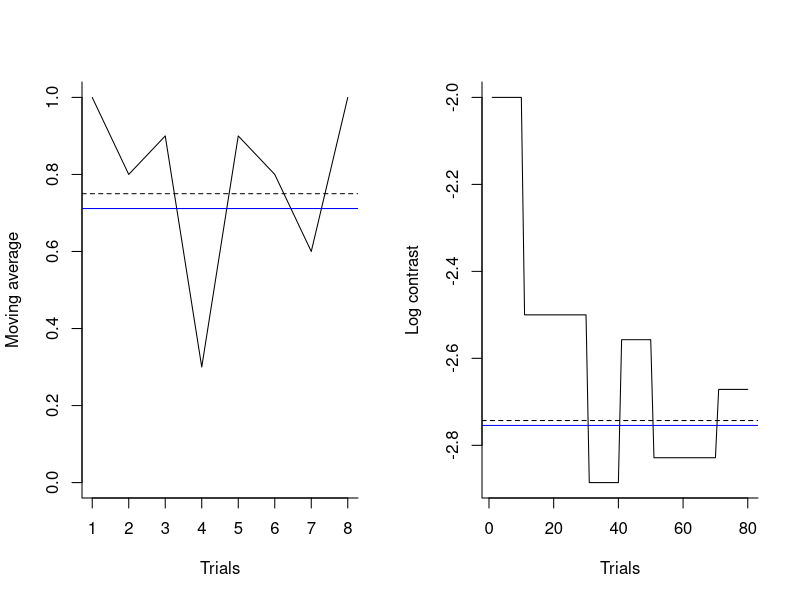

This chart was generated by the following R code:
#-------------------------------------------#
# Development of a stair-case algorithm for #
# the gabor priming task                    #
# Kevin Potter                              #
#-------------------------------------------#

runCode = c( F, T, F )

### Generative model ###

# A mixture model combining a piece-wise logistic function that 
# truncates at 50% accuracy with a 10% chance of a pure guessing 
# response

alpha = 7; beta = 2.9; lambda = .1

f_theta = function(x,alpha,beta) {
	
	z = alpha*(x + beta)
	theta = 1/( 1 + exp( -z ) )
	theta[ theta < .5 ] = .5
	
	return( theta )
}

g_theta = function( theta, alpha, beta ) {
	
	if ( theta == .5 ) {
		x = -beta
	} else {
		x = log( theta/(1-theta) )/alpha - beta
	}
	
	return( x )
}

### Visual example of model ###

if ( runCode[1] ) {
	
	N = 36
	x = seq( -3, -2, length = 100 )
	p_correct = f_theta( x, alpha, beta )
	
	like = p_correct*(1-lambda) + .5*lambda
	
	x11();
	plot( x, like, type = 'l', ylim = c(0,1), bty = 'l', 
				xlab = 'Log contrast', ylab = 'P(Correct)' )
	abline( h = c(.5,.9), lty = 2 )
	
}

### An example of the stair-case method ###

# Define parameters
crit = .75 # Desired level of accuracy
N_width = 10 # Width of interval for moving average
N_int = 8 # Number of intervals to assess
N_total = N_int * N_width # Total number of trials

# Define window within which no changes should occur
stable_win = qbinom( c(.25,.75), N_width, crit )/N_width

# Initial starting value for log of target contrast
x_cur = -2
# Size of change to log of target contrast during each interval
x_change = seq( .5, .1, length = N_int)

# Define the stair-case algorithm
staircase_algorithm = function( y, x_cur, x_change, 
																interval, stable_win, N_width ) {
	
	# Set window for moving average
	interval[1:(N_width-1)] = interval[2:N_width]
	interval[N_width] = y
	
	est_ac = NULL
	if ( cnt == N_width ) {
		
		est_ac = mean( interval )
		
		if (est_ac < stable_win[1] ) {
			x_cur = x_cur + x_change
		}
		if (est_ac > stable_win[2]) {
			x_cur = x_cur - x_change
		}
		cnt = 1;
	} else {
		cnt = cnt + 1;
	}
	
	return( list( 
		est_ac = est_ac,
		x_cur = x_cur,
		cnt = cnt,
		interval = interval ) )
}


if ( runCode[2] ) {
	
	theta = rep( NA, N_total )
	interval = rep( NA, N_width )
	mv_avg = rep( NA, N_int )
	all_x = rep( NA, N_total )
	cnt = 1;
	inc = 1;
	y = rep( NA, N_total )
	
	# Loop through trials
	for (n in 1:N_total) {
		
		# Save current log contrast value
		all_x[n] = x_cur
		
		# True probability
		theta[n] = f_theta( x_cur, alpha, beta )
		if ( runif(1) < lambda ) theta[n] = .5
		
		# Simulate data
		y[n] = rbinom( 1, 1, theta[n] )
		
		# Apply stair-case algorithm
		tmp = staircase_algorithm( y[n], x_cur, x_change[inc], interval, 
												 stable_win, N_width )
		x_cur = tmp$x_cur
		interval = tmp$interval
		cnt = tmp$cnt
		if (cnt == 1) {
			mv_avg[inc] = tmp$est_ac
			inc = inc + 1;
		}
		rm( tmp )
		
	}
	
	sel = min( which( mv_avg < crit ) )
	rng = seq( N_width,N_total,N_width)
	final_x = mean( all_x[ rng[sel:N_int] ] )
		
	x11()
	layout( cbind(1,2) )
	
	plot( 1:(N_total/N_width), mv_avg, type = 'l', 
				ylim = c(0,1), xlab = 'Trials', ylab = 'Moving average', 
				bty = 'l' )
	abline( h = crit, lty = 2 )
	est_p = (1-lambda)*f_theta( final_x, alpha, beta ) + lambda*.5
	abline( h = est_p, col = 'blue' )
	
	plot( 1:N_total, all_x, type = 'l', bty = 'l', xlab = 'Trials', 
				ylab = 'Log contrast' )
	abline( h = g_theta(crit,alpha,beta), lty = 2 )
	abline( h = final_x, col = 'blue' )
	
}

### Simulation study ###

if ( runCode[3] ) {
	
	nRep = 100
	final_x = rep( NA, nRep )
	
	for (nr in 1:nRep) {
		
		interval = rep( NA, N_width )
		mv_avg = rep( NA, N_int )
		all_x = rep( NA, N_int )
		cnt = 1;
		inc = 1;
		
		# Loop through trials
		for (n in 1:N_total) {
			
			# Save current log contrast value
			all_x[inc] = x_cur
			
			# True probability
			theta = f_theta( x_cur, alpha, beta )
			if ( runif(1) < lambda ) theta[n] = .5
			
			# Simulate data
			y = rbinom( 1, 1, theta )
			
			# Apply stair-case algorithm
			tmp = staircase_algorithm( y, x_cur, x_change[inc], interval, 
																 stable_win, N_width )
			x_cur = tmp$x_cur
			interval = tmp$interval
			cnt = tmp$cnt
			if (cnt == 1) {
				mv_avg[inc] = tmp$est_ac
				inc = inc + 1;
			}
			rm( tmp )
			
		}
		
		sel = min( which( mv_avg < crit ) )
		final_x[nr] = mean( all_x[ sel:N_int ] )
		
	}
	
	x11()
	truth = g_theta( crit, alpha, beta )
	plot( 1:nRep, truth - final_x, pch = 19 )
	abline( h = 0, lty = 2 )
	abline( h = mean( truth - final_x ), col = 'red' )
	
}
